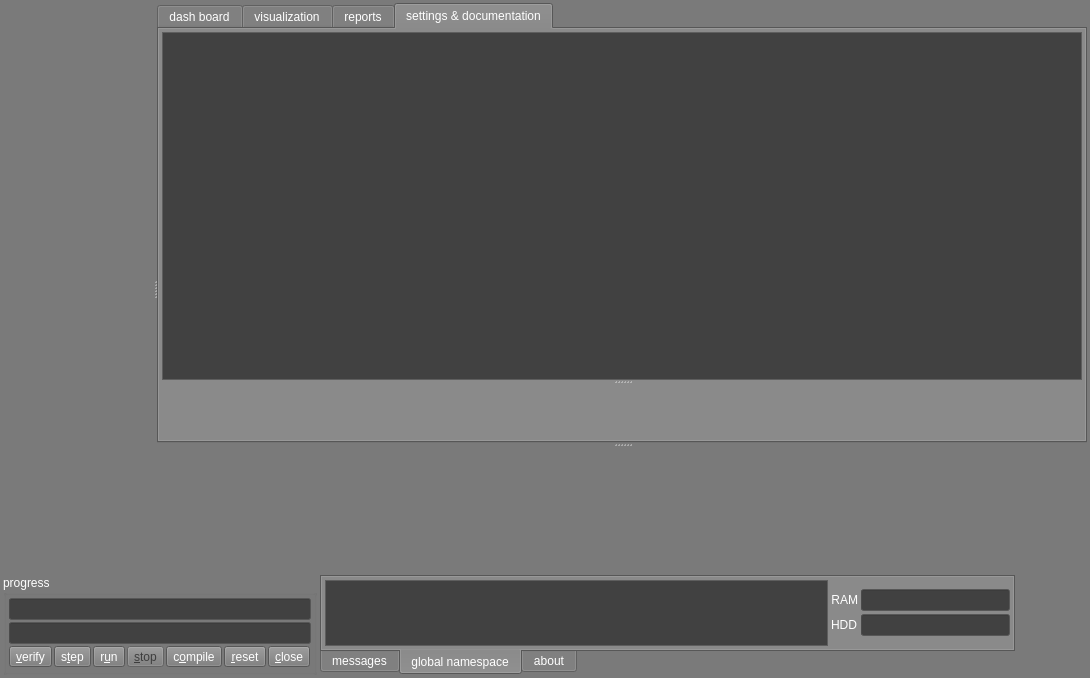
<?xml version="1.0" encoding="UTF-8"?>
<ui version="4.0">
 <class>xVTKDlg</class>
 <widget class="QDialog" name="xVTKDlg">
  <property name="geometry">
   <rect>
    <x>0</x>
    <y>0</y>
    <width>1090</width>
    <height>678</height>
   </rect>
  </property>
  <property name="palette">
   <palette>
    <active>
     <colorrole role="WindowText">
      <brush brushstyle="SolidPattern">
       <color alpha="255">
        <red>255</red>
        <green>255</green>
        <blue>255</blue>
       </color>
      </brush>
     </colorrole>
     <colorrole role="Button">
      <brush brushstyle="SolidPattern">
       <color alpha="255">
        <red>122</red>
        <green>122</green>
        <blue>122</blue>
       </color>
      </brush>
     </colorrole>
     <colorrole role="Light">
      <brush brushstyle="SolidPattern">
       <color alpha="255">
        <red>183</red>
        <green>183</green>
        <blue>183</blue>
       </color>
      </brush>
     </colorrole>
     <colorrole role="Midlight">
      <brush brushstyle="SolidPattern">
       <color alpha="255">
        <red>152</red>
        <green>152</green>
        <blue>152</blue>
       </color>
      </brush>
     </colorrole>
     <colorrole role="Dark">
      <brush brushstyle="SolidPattern">
       <color alpha="255">
        <red>61</red>
        <green>61</green>
        <blue>61</blue>
       </color>
      </brush>
     </colorrole>
     <colorrole role="Mid">
      <brush brushstyle="SolidPattern">
       <color alpha="255">
        <red>81</red>
        <green>81</green>
        <blue>81</blue>
       </color>
      </brush>
     </colorrole>
     <colorrole role="Text">
      <brush brushstyle="SolidPattern">
       <color alpha="255">
        <red>255</red>
        <green>255</green>
        <blue>255</blue>
       </color>
      </brush>
     </colorrole>
     <colorrole role="BrightText">
      <brush brushstyle="SolidPattern">
       <color alpha="255">
        <red>255</red>
        <green>255</green>
        <blue>255</blue>
       </color>
      </brush>
     </colorrole>
     <colorrole role="ButtonText">
      <brush brushstyle="SolidPattern">
       <color alpha="255">
        <red>255</red>
        <green>255</green>
        <blue>255</blue>
       </color>
      </brush>
     </colorrole>
     <colorrole role="Base">
      <brush brushstyle="SolidPattern">
       <color alpha="255">
        <red>65</red>
        <green>65</green>
        <blue>65</blue>
       </color>
      </brush>
     </colorrole>
     <colorrole role="Window">
      <brush brushstyle="SolidPattern">
       <color alpha="255">
        <red>122</red>
        <green>122</green>
        <blue>122</blue>
       </color>
      </brush>
     </colorrole>
     <colorrole role="Shadow">
      <brush brushstyle="SolidPattern">
       <color alpha="255">
        <red>0</red>
        <green>0</green>
        <blue>0</blue>
       </color>
      </brush>
     </colorrole>
     <colorrole role="Highlight">
      <brush brushstyle="SolidPattern">
       <color alpha="255">
        <red>170</red>
        <green>0</green>
        <blue>0</blue>
       </color>
      </brush>
     </colorrole>
     <colorrole role="AlternateBase">
      <brush brushstyle="SolidPattern">
       <color alpha="255">
        <red>61</red>
        <green>61</green>
        <blue>61</blue>
       </color>
      </brush>
     </colorrole>
     <colorrole role="ToolTipBase">
      <brush brushstyle="SolidPattern">
       <color alpha="255">
        <red>255</red>
        <green>255</green>
        <blue>220</blue>
       </color>
      </brush>
     </colorrole>
     <colorrole role="ToolTipText">
      <brush brushstyle="SolidPattern">
       <color alpha="255">
        <red>0</red>
        <green>0</green>
        <blue>0</blue>
       </color>
      </brush>
     </colorrole>
     <colorrole role="PlaceholderText">
      <brush brushstyle="SolidPattern">
       <color alpha="128">
        <red>255</red>
        <green>255</green>
        <blue>255</blue>
       </color>
      </brush>
     </colorrole>
    </active>
    <inactive>
     <colorrole role="WindowText">
      <brush brushstyle="SolidPattern">
       <color alpha="255">
        <red>255</red>
        <green>255</green>
        <blue>255</blue>
       </color>
      </brush>
     </colorrole>
     <colorrole role="Button">
      <brush brushstyle="SolidPattern">
       <color alpha="255">
        <red>122</red>
        <green>122</green>
        <blue>122</blue>
       </color>
      </brush>
     </colorrole>
     <colorrole role="Light">
      <brush brushstyle="SolidPattern">
       <color alpha="255">
        <red>183</red>
        <green>183</green>
        <blue>183</blue>
       </color>
      </brush>
     </colorrole>
     <colorrole role="Midlight">
      <brush brushstyle="SolidPattern">
       <color alpha="255">
        <red>152</red>
        <green>152</green>
        <blue>152</blue>
       </color>
      </brush>
     </colorrole>
     <colorrole role="Dark">
      <brush brushstyle="SolidPattern">
       <color alpha="255">
        <red>61</red>
        <green>61</green>
        <blue>61</blue>
       </color>
      </brush>
     </colorrole>
     <colorrole role="Mid">
      <brush brushstyle="SolidPattern">
       <color alpha="255">
        <red>81</red>
        <green>81</green>
        <blue>81</blue>
       </color>
      </brush>
     </colorrole>
     <colorrole role="Text">
      <brush brushstyle="SolidPattern">
       <color alpha="255">
        <red>255</red>
        <green>255</green>
        <blue>255</blue>
       </color>
      </brush>
     </colorrole>
     <colorrole role="BrightText">
      <brush brushstyle="SolidPattern">
       <color alpha="255">
        <red>255</red>
        <green>255</green>
        <blue>255</blue>
       </color>
      </brush>
     </colorrole>
     <colorrole role="ButtonText">
      <brush brushstyle="SolidPattern">
       <color alpha="255">
        <red>255</red>
        <green>255</green>
        <blue>255</blue>
       </color>
      </brush>
     </colorrole>
     <colorrole role="Base">
      <brush brushstyle="SolidPattern">
       <color alpha="255">
        <red>65</red>
        <green>65</green>
        <blue>65</blue>
       </color>
      </brush>
     </colorrole>
     <colorrole role="Window">
      <brush brushstyle="SolidPattern">
       <color alpha="255">
        <red>122</red>
        <green>122</green>
        <blue>122</blue>
       </color>
      </brush>
     </colorrole>
     <colorrole role="Shadow">
      <brush brushstyle="SolidPattern">
       <color alpha="255">
        <red>0</red>
        <green>0</green>
        <blue>0</blue>
       </color>
      </brush>
     </colorrole>
     <colorrole role="Highlight">
      <brush brushstyle="SolidPattern">
       <color alpha="255">
        <red>170</red>
        <green>0</green>
        <blue>0</blue>
       </color>
      </brush>
     </colorrole>
     <colorrole role="AlternateBase">
      <brush brushstyle="SolidPattern">
       <color alpha="255">
        <red>61</red>
        <green>61</green>
        <blue>61</blue>
       </color>
      </brush>
     </colorrole>
     <colorrole role="ToolTipBase">
      <brush brushstyle="SolidPattern">
       <color alpha="255">
        <red>255</red>
        <green>255</green>
        <blue>220</blue>
       </color>
      </brush>
     </colorrole>
     <colorrole role="ToolTipText">
      <brush brushstyle="SolidPattern">
       <color alpha="255">
        <red>0</red>
        <green>0</green>
        <blue>0</blue>
       </color>
      </brush>
     </colorrole>
     <colorrole role="PlaceholderText">
      <brush brushstyle="SolidPattern">
       <color alpha="128">
        <red>255</red>
        <green>255</green>
        <blue>255</blue>
       </color>
      </brush>
     </colorrole>
    </inactive>
    <disabled>
     <colorrole role="WindowText">
      <brush brushstyle="SolidPattern">
       <color alpha="255">
        <red>61</red>
        <green>61</green>
        <blue>61</blue>
       </color>
      </brush>
     </colorrole>
     <colorrole role="Button">
      <brush brushstyle="SolidPattern">
       <color alpha="255">
        <red>122</red>
        <green>122</green>
        <blue>122</blue>
       </color>
      </brush>
     </colorrole>
     <colorrole role="Light">
      <brush brushstyle="SolidPattern">
       <color alpha="255">
        <red>183</red>
        <green>183</green>
        <blue>183</blue>
       </color>
      </brush>
     </colorrole>
     <colorrole role="Midlight">
      <brush brushstyle="SolidPattern">
       <color alpha="255">
        <red>152</red>
        <green>152</green>
        <blue>152</blue>
       </color>
      </brush>
     </colorrole>
     <colorrole role="Dark">
      <brush brushstyle="SolidPattern">
       <color alpha="255">
        <red>61</red>
        <green>61</green>
        <blue>61</blue>
       </color>
      </brush>
     </colorrole>
     <colorrole role="Mid">
      <brush brushstyle="SolidPattern">
       <color alpha="255">
        <red>81</red>
        <green>81</green>
        <blue>81</blue>
       </color>
      </brush>
     </colorrole>
     <colorrole role="Text">
      <brush brushstyle="SolidPattern">
       <color alpha="255">
        <red>61</red>
        <green>61</green>
        <blue>61</blue>
       </color>
      </brush>
     </colorrole>
     <colorrole role="BrightText">
      <brush brushstyle="SolidPattern">
       <color alpha="255">
        <red>255</red>
        <green>255</green>
        <blue>255</blue>
       </color>
      </brush>
     </colorrole>
     <colorrole role="ButtonText">
      <brush brushstyle="SolidPattern">
       <color alpha="255">
        <red>61</red>
        <green>61</green>
        <blue>61</blue>
       </color>
      </brush>
     </colorrole>
     <colorrole role="Base">
      <brush brushstyle="SolidPattern">
       <color alpha="255">
        <red>122</red>
        <green>122</green>
        <blue>122</blue>
       </color>
      </brush>
     </colorrole>
     <colorrole role="Window">
      <brush brushstyle="SolidPattern">
       <color alpha="255">
        <red>122</red>
        <green>122</green>
        <blue>122</blue>
       </color>
      </brush>
     </colorrole>
     <colorrole role="Shadow">
      <brush brushstyle="SolidPattern">
       <color alpha="255">
        <red>0</red>
        <green>0</green>
        <blue>0</blue>
       </color>
      </brush>
     </colorrole>
     <colorrole role="Highlight">
      <brush brushstyle="SolidPattern">
       <color alpha="255">
        <red>145</red>
        <green>145</green>
        <blue>145</blue>
       </color>
      </brush>
     </colorrole>
     <colorrole role="AlternateBase">
      <brush brushstyle="SolidPattern">
       <color alpha="255">
        <red>122</red>
        <green>122</green>
        <blue>122</blue>
       </color>
      </brush>
     </colorrole>
     <colorrole role="ToolTipBase">
      <brush brushstyle="SolidPattern">
       <color alpha="255">
        <red>255</red>
        <green>255</green>
        <blue>220</blue>
       </color>
      </brush>
     </colorrole>
     <colorrole role="ToolTipText">
      <brush brushstyle="SolidPattern">
       <color alpha="255">
        <red>0</red>
        <green>0</green>
        <blue>0</blue>
       </color>
      </brush>
     </colorrole>
     <colorrole role="PlaceholderText">
      <brush brushstyle="SolidPattern">
       <color alpha="128">
        <red>255</red>
        <green>255</green>
        <blue>255</blue>
       </color>
      </brush>
     </colorrole>
    </disabled>
   </palette>
  </property>
  <property name="windowTitle">
   <string>xVTKDlg</string>
  </property>
  <layout class="QVBoxLayout" name="verticalLayout_2">
   <property name="spacing">
    <number>3</number>
   </property>
   <property name="leftMargin">
    <number>3</number>
   </property>
   <property name="topMargin">
    <number>3</number>
   </property>
   <property name="rightMargin">
    <number>3</number>
   </property>
   <property name="bottomMargin">
    <number>3</number>
   </property>
   <item>
    <widget class="QSplitter" name="splitter_2">
     <property name="orientation">
      <enum>Qt::Horizontal</enum>
     </property>
     <widget class="xVSidePanelWdgt" name="pSidePanelWdgt" native="true">
      <property name="sizePolicy">
       <sizepolicy hsizetype="Fixed" vsizetype="Preferred">
        <horstretch>0</horstretch>
        <verstretch>0</verstretch>
       </sizepolicy>
      </property>
      <property name="minimumSize">
       <size>
        <width>150</width>
        <height>0</height>
       </size>
      </property>
      <property name="maximumSize">
       <size>
        <width>150</width>
        <height>16777215</height>
       </size>
      </property>
     </widget>
     <widget class="QSplitter" name="splitter">
      <property name="orientation">
       <enum>Qt::Vertical</enum>
      </property>
      <widget class="QTabWidget" name="pTabWdgt">
       <property name="sizePolicy">
        <sizepolicy hsizetype="Expanding" vsizetype="MinimumExpanding">
         <horstretch>0</horstretch>
         <verstretch>0</verstretch>
        </sizepolicy>
       </property>
       <property name="minimumSize">
        <size>
         <width>0</width>
         <height>300</height>
        </size>
       </property>
       <property name="currentIndex">
        <number>3</number>
       </property>
       <widget class="QWidget" name="pDataTab">
        <attribute name="title">
         <string>dash board</string>
        </attribute>
        <layout class="QVBoxLayout" name="verticalLayout_6">
         <property name="spacing">
          <number>3</number>
         </property>
         <property name="sizeConstraint">
          <enum>QLayout::SetDefaultConstraint</enum>
         </property>
         <property name="leftMargin">
          <number>3</number>
         </property>
         <property name="topMargin">
          <number>3</number>
         </property>
         <property name="rightMargin">
          <number>3</number>
         </property>
         <property name="bottomMargin">
          <number>3</number>
         </property>
         <item>
          <widget class="xVDashboardToolBar" name="pDashboardToolbar" native="true">
           <property name="sizePolicy">
            <sizepolicy hsizetype="MinimumExpanding" vsizetype="Fixed">
             <horstretch>0</horstretch>
             <verstretch>0</verstretch>
            </sizepolicy>
           </property>
           <property name="minimumSize">
            <size>
             <width>0</width>
             <height>25</height>
            </size>
           </property>
           <property name="maximumSize">
            <size>
             <width>16777215</width>
             <height>25</height>
            </size>
           </property>
          </widget>
         </item>
         <item>
          <widget class="QStackedWidget" name="pDashboardsStackWdgt">
           <property name="sizePolicy">
            <sizepolicy hsizetype="MinimumExpanding" vsizetype="MinimumExpanding">
             <horstretch>0</horstretch>
             <verstretch>0</verstretch>
            </sizepolicy>
           </property>
           <property name="autoFillBackground">
            <bool>false</bool>
           </property>
           <property name="currentIndex">
            <number>-1</number>
           </property>
          </widget>
         </item>
        </layout>
       </widget>
       <widget class="QWidget" name="pMainVisTab">
        <attribute name="title">
         <string>visualization</string>
        </attribute>
       </widget>
       <widget class="QWidget" name="pReportsTab">
        <attribute name="title">
         <string>reports</string>
        </attribute>
        <layout class="QVBoxLayout" name="verticalLayout_3">
         <property name="spacing">
          <number>3</number>
         </property>
         <property name="leftMargin">
          <number>3</number>
         </property>
         <property name="topMargin">
          <number>3</number>
         </property>
         <property name="rightMargin">
          <number>3</number>
         </property>
         <property name="bottomMargin">
          <number>3</number>
         </property>
         <item>
          <widget class="xVReportWdgt" name="pReportBox" native="true"/>
         </item>
        </layout>
       </widget>
       <widget class="QWidget" name="pSettingsAndDocTab">
        <attribute name="title">
         <string>settings &amp;&amp; documentation</string>
        </attribute>
        <layout class="QVBoxLayout" name="verticalLayout_7">
         <property name="spacing">
          <number>3</number>
         </property>
         <property name="leftMargin">
          <number>3</number>
         </property>
         <property name="topMargin">
          <number>3</number>
         </property>
         <property name="rightMargin">
          <number>3</number>
         </property>
         <property name="bottomMargin">
          <number>3</number>
         </property>
         <item>
          <widget class="QSplitter" name="splitter_3">
           <property name="orientation">
            <enum>Qt::Vertical</enum>
           </property>
           <widget class="xVHelpBrowser" name="pHelpBrowser">
            <property name="sizePolicy">
             <sizepolicy hsizetype="MinimumExpanding" vsizetype="Expanding">
              <horstretch>0</horstretch>
              <verstretch>0</verstretch>
             </sizepolicy>
            </property>
            <property name="minimumSize">
             <size>
              <width>0</width>
              <height>300</height>
             </size>
            </property>
           </widget>
           <widget class="xVSettingsWdgt" name="pSettingsWdgt" native="true"/>
          </widget>
         </item>
        </layout>
       </widget>
      </widget>
      <widget class="xVPropWdgt" name="pPropWdgt" native="true">
       <property name="sizePolicy">
        <sizepolicy hsizetype="Preferred" vsizetype="Fixed">
         <horstretch>0</horstretch>
         <verstretch>0</verstretch>
        </sizepolicy>
       </property>
       <property name="minimumSize">
        <size>
         <width>0</width>
         <height>125</height>
        </size>
       </property>
       <property name="maximumSize">
        <size>
         <width>16777215</width>
         <height>90</height>
        </size>
       </property>
      </widget>
     </widget>
    </widget>
   </item>
   <item>
    <layout class="QHBoxLayout" name="horizontalLayout">
     <item>
      <layout class="QVBoxLayout" name="verticalLayout">
       <item>
        <widget class="QGroupBox" name="groupBox_3">
         <property name="minimumSize">
          <size>
           <width>314</width>
           <height>0</height>
          </size>
         </property>
         <property name="maximumSize">
          <size>
           <width>300</width>
           <height>100</height>
          </size>
         </property>
         <property name="title">
          <string>progress</string>
         </property>
         <layout class="QVBoxLayout" name="verticalLayout_5">
          <property name="spacing">
           <number>2</number>
          </property>
          <property name="leftMargin">
           <number>3</number>
          </property>
          <property name="topMargin">
           <number>3</number>
          </property>
          <property name="rightMargin">
           <number>3</number>
          </property>
          <property name="bottomMargin">
           <number>3</number>
          </property>
          <item>
           <widget class="QProgressBar" name="pSingleProg">
            <property name="value">
             <number>0</number>
            </property>
            <property name="textVisible">
             <bool>false</bool>
            </property>
            <property name="format">
             <string>%v</string>
            </property>
           </widget>
          </item>
          <item>
           <widget class="QProgressBar" name="pProg">
            <property name="value">
             <number>0</number>
            </property>
            <property name="textVisible">
             <bool>false</bool>
            </property>
            <property name="format">
             <string>%v</string>
            </property>
           </widget>
          </item>
          <item>
           <layout class="QHBoxLayout" name="horizontalLayout_3">
            <property name="spacing">
             <number>2</number>
            </property>
            <item>
             <widget class="QToolButton" name="pVerifyTB">
              <property name="text">
               <string>&amp;verify</string>
              </property>
             </widget>
            </item>
            <item>
             <widget class="QToolButton" name="pStepTB">
              <property name="text">
               <string>s&amp;tep</string>
              </property>
             </widget>
            </item>
            <item>
             <widget class="QToolButton" name="pRunTB">
              <property name="text">
               <string>r&amp;un</string>
              </property>
             </widget>
            </item>
            <item>
             <widget class="QToolButton" name="pStopTB">
              <property name="enabled">
               <bool>false</bool>
              </property>
              <property name="text">
               <string>&amp;stop</string>
              </property>
             </widget>
            </item>
            <item>
             <widget class="QToolButton" name="pCompileTB">
              <property name="text">
               <string>c&amp;ompile</string>
              </property>
             </widget>
            </item>
            <item>
             <widget class="QToolButton" name="pResetTB">
              <property name="text">
               <string>&amp;reset</string>
              </property>
             </widget>
            </item>
            <item>
             <widget class="QToolButton" name="toolButton">
              <property name="text">
               <string>&amp;close</string>
              </property>
             </widget>
            </item>
           </layout>
          </item>
         </layout>
        </widget>
       </item>
      </layout>
     </item>
     <item>
      <widget class="QTabWidget" name="pBarTabWdgt">
       <property name="maximumSize">
        <size>
         <width>16777215</width>
         <height>100</height>
        </size>
       </property>
       <property name="tabPosition">
        <enum>QTabWidget::South</enum>
       </property>
       <property name="currentIndex">
        <number>1</number>
       </property>
       <widget class="QWidget" name="pMSGTab">
        <attribute name="title">
         <string>messages</string>
        </attribute>
        <layout class="QVBoxLayout" name="verticalLayout_4">
         <property name="spacing">
          <number>3</number>
         </property>
         <property name="leftMargin">
          <number>3</number>
         </property>
         <property name="topMargin">
          <number>3</number>
         </property>
         <property name="rightMargin">
          <number>3</number>
         </property>
         <property name="bottomMargin">
          <number>3</number>
         </property>
         <item>
          <widget class="QTextBrowser" name="pMSGBrowser"/>
         </item>
        </layout>
       </widget>
       <widget class="QWidget" name="pGlobalNamespaceTab">
        <attribute name="title">
         <string>global namespace</string>
        </attribute>
        <layout class="QHBoxLayout" name="horizontalLayout_2">
         <property name="spacing">
          <number>3</number>
         </property>
         <property name="leftMargin">
          <number>3</number>
         </property>
         <property name="topMargin">
          <number>3</number>
         </property>
         <property name="rightMargin">
          <number>3</number>
         </property>
         <property name="bottomMargin">
          <number>3</number>
         </property>
         <item>
          <widget class="xVPropTable" name="pGlobalNamespaceTableWdgt">
           <property name="sizePolicy">
            <sizepolicy hsizetype="MinimumExpanding" vsizetype="MinimumExpanding">
             <horstretch>0</horstretch>
             <verstretch>0</verstretch>
            </sizepolicy>
           </property>
           <property name="alternatingRowColors">
            <bool>true</bool>
           </property>
           <property name="selectionMode">
            <enum>QAbstractItemView::NoSelection</enum>
           </property>
           <property name="selectionBehavior">
            <enum>QAbstractItemView::SelectRows</enum>
           </property>
           <attribute name="horizontalHeaderVisible">
            <bool>false</bool>
           </attribute>
           <attribute name="horizontalHeaderStretchLastSection">
            <bool>true</bool>
           </attribute>
           <attribute name="verticalHeaderVisible">
            <bool>false</bool>
           </attribute>
          </widget>
         </item>
         <item>
          <layout class="QGridLayout" name="gridLayout">
           <item row="3" column="1">
            <spacer name="verticalSpacer">
             <property name="orientation">
              <enum>Qt::Vertical</enum>
             </property>
             <property name="sizeHint" stdset="0">
              <size>
               <width>20</width>
               <height>40</height>
              </size>
             </property>
            </spacer>
           </item>
           <item row="1" column="1">
            <widget class="QProgressBar" name="pMemBar">
             <property name="maximumSize">
              <size>
               <width>150</width>
               <height>150</height>
              </size>
             </property>
             <property name="value">
              <number>0</number>
             </property>
             <property name="textVisible">
              <bool>false</bool>
             </property>
             <property name="format">
              <string>%v</string>
             </property>
            </widget>
           </item>
           <item row="1" column="0">
            <widget class="QLabel" name="label">
             <property name="sizePolicy">
              <sizepolicy hsizetype="Fixed" vsizetype="Preferred">
               <horstretch>0</horstretch>
               <verstretch>0</verstretch>
              </sizepolicy>
             </property>
             <property name="text">
              <string>RAM</string>
             </property>
             <property name="alignment">
              <set>Qt::AlignRight|Qt::AlignTrailing|Qt::AlignVCenter</set>
             </property>
            </widget>
           </item>
           <item row="2" column="1">
            <widget class="QProgressBar" name="pHDDBar">
             <property name="maximumSize">
              <size>
               <width>150</width>
               <height>16777215</height>
              </size>
             </property>
             <property name="value">
              <number>0</number>
             </property>
             <property name="textVisible">
              <bool>false</bool>
             </property>
             <property name="format">
              <string>%v</string>
             </property>
            </widget>
           </item>
           <item row="2" column="0">
            <widget class="QLabel" name="label_2">
             <property name="sizePolicy">
              <sizepolicy hsizetype="Fixed" vsizetype="Preferred">
               <horstretch>0</horstretch>
               <verstretch>0</verstretch>
              </sizepolicy>
             </property>
             <property name="text">
              <string>HDD</string>
             </property>
             <property name="alignment">
              <set>Qt::AlignRight|Qt::AlignTrailing|Qt::AlignVCenter</set>
             </property>
            </widget>
           </item>
           <item row="0" column="0">
            <spacer name="verticalSpacer_2">
             <property name="orientation">
              <enum>Qt::Vertical</enum>
             </property>
             <property name="sizeHint" stdset="0">
              <size>
               <width>20</width>
               <height>40</height>
              </size>
             </property>
            </spacer>
           </item>
          </layout>
         </item>
        </layout>
       </widget>
       <widget class="QWidget" name="pAboutTab">
        <attribute name="title">
         <string>about</string>
        </attribute>
        <layout class="QHBoxLayout" name="horizontalLayout_5">
         <property name="spacing">
          <number>3</number>
         </property>
         <property name="leftMargin">
          <number>3</number>
         </property>
         <property name="topMargin">
          <number>3</number>
         </property>
         <property name="rightMargin">
          <number>6</number>
         </property>
         <property name="bottomMargin">
          <number>3</number>
         </property>
         <item>
          <spacer name="horizontalSpacer_2">
           <property name="orientation">
            <enum>Qt::Horizontal</enum>
           </property>
           <property name="sizeHint" stdset="0">
            <size>
             <width>290</width>
             <height>20</height>
            </size>
           </property>
          </spacer>
         </item>
         <item>
          <widget class="QLabel" name="pLogoLab">
           <property name="sizePolicy">
            <sizepolicy hsizetype="Fixed" vsizetype="Fixed">
             <horstretch>0</horstretch>
             <verstretch>0</verstretch>
            </sizepolicy>
           </property>
           <property name="maximumSize">
            <size>
             <width>50</width>
             <height>50</height>
            </size>
           </property>
           <property name="text">
            <string/>
           </property>
           <property name="pixmap">
            <pixmap resource="xVTK_resources.qrc">:/images/vtk-logo.png</pixmap>
           </property>
           <property name="scaledContents">
            <bool>true</bool>
           </property>
          </widget>
         </item>
         <item>
          <widget class="QLabel" name="label_3">
           <property name="text">
            <string>xVTK alpha (c) 2021
Christian Dullin
christian.dullin@protonmail.com</string>
           </property>
          </widget>
         </item>
        </layout>
       </widget>
      </widget>
     </item>
     <item>
      <widget class="xVClock" name="pClockWdgt">
       <property name="sizePolicy">
        <sizepolicy hsizetype="Fixed" vsizetype="Fixed">
         <horstretch>0</horstretch>
         <verstretch>0</verstretch>
        </sizepolicy>
       </property>
       <property name="minimumSize">
        <size>
         <width>69</width>
         <height>80</height>
        </size>
       </property>
       <property name="maximumSize">
        <size>
         <width>69</width>
         <height>80</height>
        </size>
       </property>
       <property name="text">
        <string/>
       </property>
      </widget>
     </item>
    </layout>
   </item>
  </layout>
  <action name="actionaddVolumeData">
   <property name="text">
    <string>addVolumeData</string>
   </property>
  </action>
 </widget>
 <customwidgets>
  <customwidget>
   <class>xVPropTable</class>
   <extends>QTableWidget</extends>
   <header location="global">xvproptable.h</header>
  </customwidget>
  <customwidget>
   <class>xVPropWdgt</class>
   <extends>QWidget</extends>
   <header>xvpropwdgt.h</header>
   <container>1</container>
  </customwidget>
  <customwidget>
   <class>xVSettingsWdgt</class>
   <extends>QWidget</extends>
   <header location="global">xvsettingswdgt.h</header>
   <container>1</container>
  </customwidget>
  <customwidget>
   <class>xVSidePanelWdgt</class>
   <extends>QWidget</extends>
   <header location="global">xvsidepanelwdgt.h</header>
   <container>1</container>
  </customwidget>
  <customwidget>
   <class>xVDashboardToolBar</class>
   <extends>QWidget</extends>
   <header>xVDashboardToolBar.h</header>
   <container>1</container>
  </customwidget>
  <customwidget>
   <class>xVHelpBrowser</class>
   <extends>QTextBrowser</extends>
   <header>xVHelpBrowser.h</header>
  </customwidget>
  <customwidget>
   <class>xVReportWdgt</class>
   <extends>QWidget</extends>
   <header>xVReportWdgt.h</header>
   <container>1</container>
  </customwidget>
  <customwidget>
   <class>xVClock</class>
   <extends>QLabel</extends>
   <header>xVClock.h</header>
  </customwidget>
 </customwidgets>
 <resources>
  <include location="xVTK_resources.qrc"/>
 </resources>
 <connections>
  <connection>
   <sender>toolButton</sender>
   <signal>clicked()</signal>
   <receiver>xVTKDlg</receiver>
   <slot>accept()</slot>
   <hints>
    <hint type="sourcelabel">
     <x>268</x>
     <y>647</y>
    </hint>
    <hint type="destinationlabel">
     <x>308</x>
     <y>669</y>
    </hint>
   </hints>
  </connection>
 </connections>
</ui>
